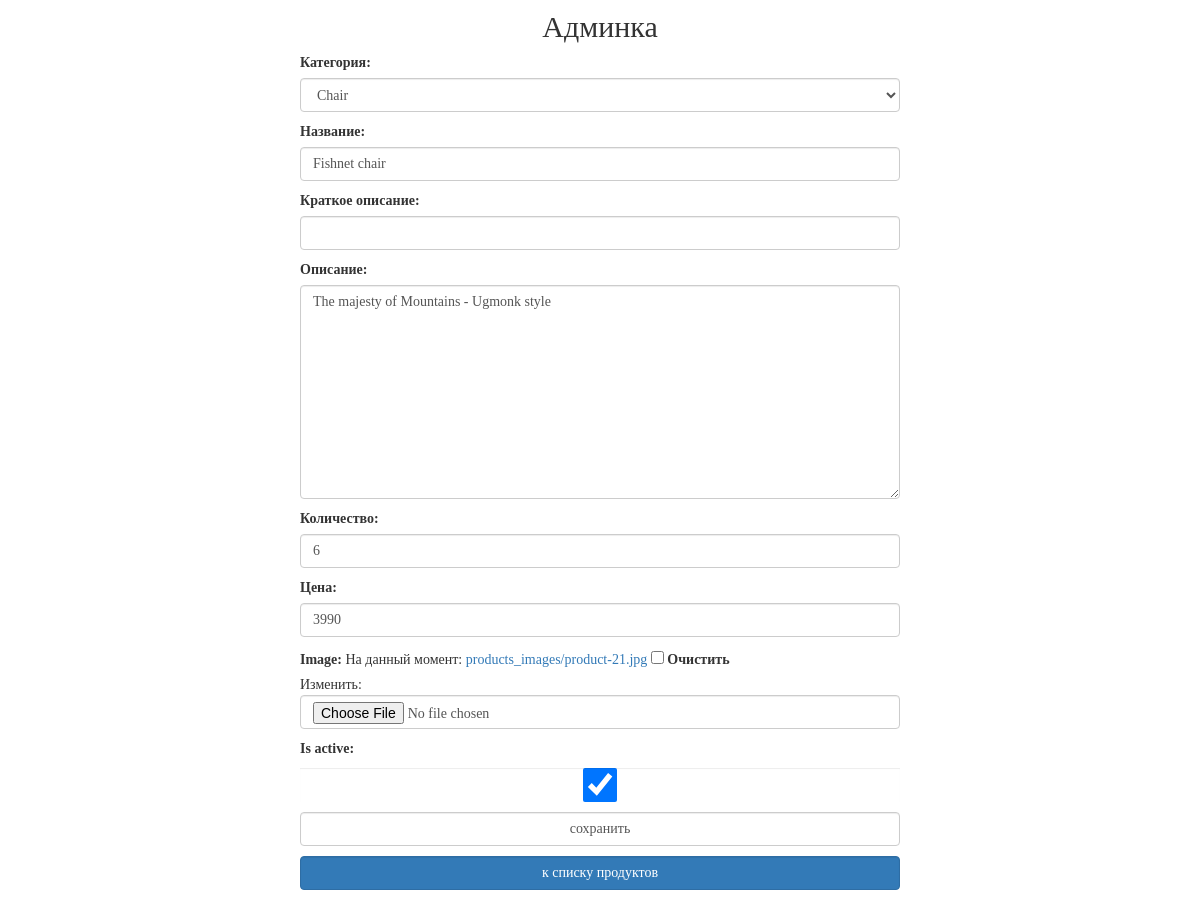
/my/admin/product/update/1/ (signed in), run on an earlier commit of the app's database.
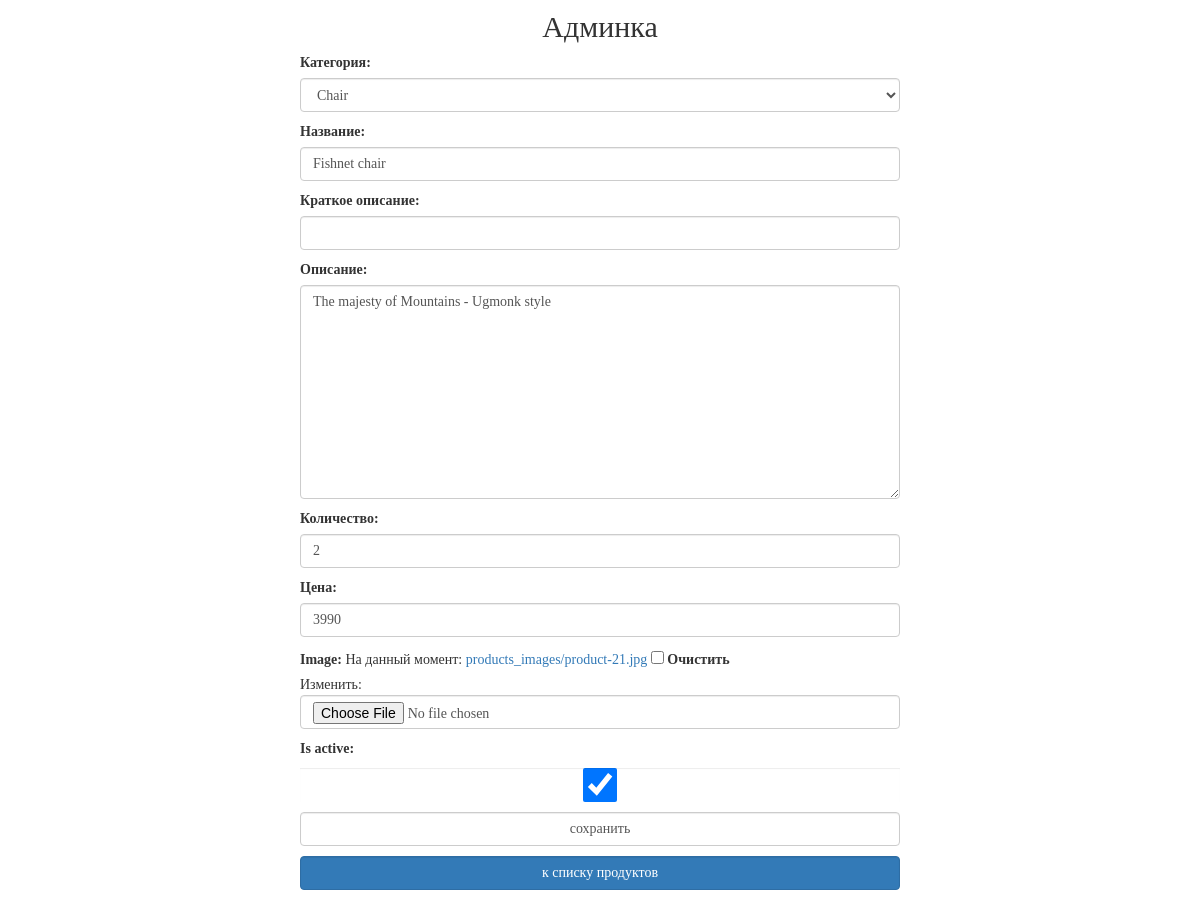
And on a later commit of the database.
### mainapp/models.py (models this page shows, shortened)
class Product(models.Model):
    category = models.ForeignKey(ProductCategory, on_delete=models.PROTECT, verbose_name='Категория')
    name = models.CharField('Название', max_length=128)
    short_description = models.CharField('Краткое описание', max_length=128, blank=True)
    description = models.TextField('Описание', blank=True)
    quantity = models.PositiveIntegerField('Количество', default=0)
    price = models.DecimalField('Цена', max_digits=10, decimal_places=0, default=0)
    image = models.ImageField(upload_to='products_images', blank=True)
    is_active = models.BooleanField(default=True, db_index=True)
    created_at = models.DateTimeField('Дата создания', auto_now_add=True)
    updated_at = models.DateTimeField('Дата обновления', auto_now=True)

### adminapp/views.py (the view)
# urls.py: path('product/update/<int:pk>/', adminapp.ProductUpdateView.as_view(), name='product_update'),
class ProductUpdateView(SuperUserOnlyMixin, PageTitleMixin, UpdateView):
    model = Product
    success_url = reverse_lazy('my_admin:categories')
    form_class = AdminProductUpdateForm
    page_title = 'Продукты/редактирование'

### adminapp/forms.py
class AdminProductUpdateForm(forms.ModelForm):
    class Meta:
        model = Product
        fields = '__all__'
    def __init__(self, *args, **kwargs):
        super().__init__(*args, **kwargs)
        for field_name, field in self.fields.items():
            field.widget.attrs['class'] = 'form-control'

### adminapp/views.py (called while the page is built)
    @method_decorator(user_passes_test(lambda x: x.is_superuser))
    def dispatch(self, request, *args, **kwargs):
        return super().dispatch(request, *args, **kwargs)

    def get_context_data(self, **kwargs):
        context = super().get_context_data(**kwargs)
        context['title'] = self.page_title
        return context

### basketapp/context_processors.py (called while the page is built)
def basket(request):
    if request.user.is_authenticated:
        basket = request.user.basket.select_related('product', 'product__category').all()
    else:
        basket = []
    return {
        'basket': basket,
    }

### mainapp/models.py (called while the page is built)
    def __str__(self):
        return f'{self.name}'

### adminapp/templates/mainapp/product_form.html (shortened to what this page needs)
{% extends 'adminapp/base.html' %}
{% load static %}
{% block container %}
    <div class="new_category_form">
        <form class="form-horizontal" method="post" enctype="multipart/form-data">
            {{ form.as_p }}
            <input class="form-control" type="submit" value="сохранить">
        </form>
        {% if not object.category.pk %}
            <a href="{% url 'my_admin:categories' %}"
               class="btn btn-primary form-control last">
                к списку категорий
            </a>
        {% else %}
            <a href="{% url 'my_admin:category_products_list' object.category.pk %}"
               class="btn btn-primary form-control last">
                к списку продуктов
            </a>
        {% endif %}
    </div>
{% endblock %}

What changed in the data, as far as the page shows it:
changed Product "Chair": quantity "6" → "2"
